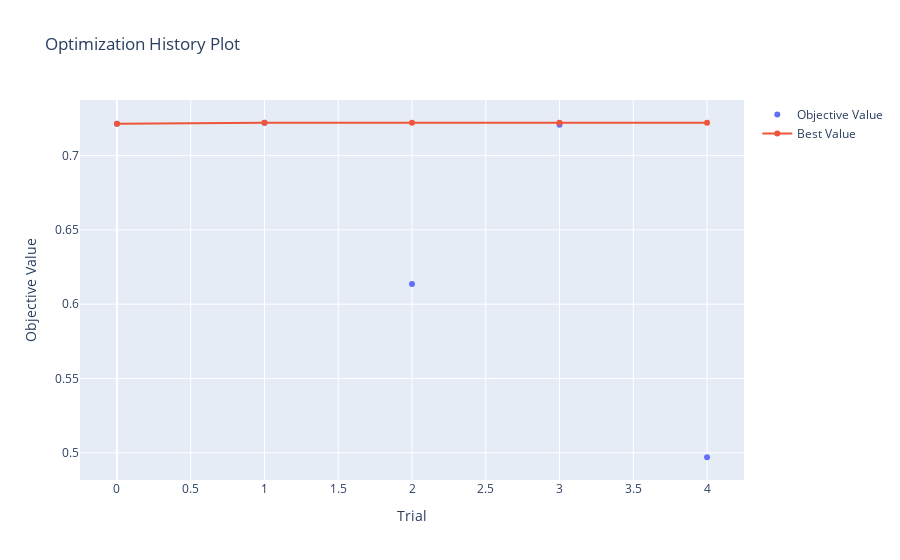

Source (notebook cell):
### Code cell
optuna.visualization.plot_optimization_history(study)

### Figure 1 — Plotly figure (JSON) as saved in the notebook; plotly's stock layout.template omitted (floating-point values rounded to 4 significant figures)
{"data": [{"mode": "markers", "name": "Objective Value", "type": "scatter", "x": [0, 1, 2, 3, 4], "y": [0.7214, 0.7221, 0.6136, 0.7208, 0.497]}, {"name": "Best Value", "type": "scatter", "x": [0, 1, 2, 3, 4], "y": [0.7214, 0.7221, 0.7221, 0.7221, 0.7221]}], "layout": {"title": {"text": "Optimization History Plot"}, "xaxis": {"title": {"text": "Trial"}}, "yaxis": {"title": {"text": "Objective Value"}}}}
